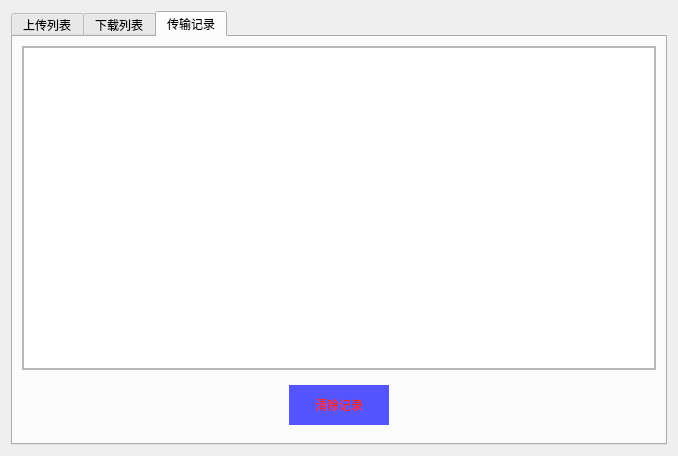
<?xml version="1.0" encoding="UTF-8"?>
<ui version="4.0">
 <class>transformwidget</class>
 <widget class="QWidget" name="transformwidget">
  <property name="geometry">
   <rect>
    <x>0</x>
    <y>0</y>
    <width>678</width>
    <height>456</height>
   </rect>
  </property>
  <property name="windowTitle">
   <string>Form</string>
  </property>
  <layout class="QHBoxLayout" name="horizontalLayout">
   <item>
    <widget class="QTabWidget" name="tabWidget">
     <property name="currentIndex">
      <number>2</number>
     </property>
     <widget class="QWidget" name="upload_list">
      <attribute name="title">
       <string>上传列表</string>
      </attribute>
      <layout class="QHBoxLayout" name="horizontalLayout_2">
       <item>
        <widget class="QScrollArea" name="scrollArea">
         <property name="widgetResizable">
          <bool>true</bool>
         </property>
         <widget class="QWidget" name="scrollAreaWidgetContents">
          <property name="geometry">
           <rect>
            <x>0</x>
            <y>0</y>
            <width>626</width>
            <height>382</height>
           </rect>
          </property>
         </widget>
        </widget>
       </item>
      </layout>
     </widget>
     <widget class="QWidget" name="download_list">
      <attribute name="title">
       <string>下载列表</string>
      </attribute>
      <layout class="QVBoxLayout" name="verticalLayout">
       <item>
        <widget class="QScrollArea" name="scrollArea_2">
         <property name="widgetResizable">
          <bool>true</bool>
         </property>
         <widget class="QWidget" name="scrollAreaWidgetContents_2">
          <property name="geometry">
           <rect>
            <x>0</x>
            <y>0</y>
            <width>626</width>
            <height>382</height>
           </rect>
          </property>
         </widget>
        </widget>
       </item>
      </layout>
     </widget>
     <widget class="QWidget" name="tran_list">
      <attribute name="title">
       <string>传输记录</string>
      </attribute>
      <layout class="QVBoxLayout" name="verticalLayout_2">
       <item>
        <widget class="QScrollArea" name="scrollArea_3">
         <property name="widgetResizable">
          <bool>true</bool>
         </property>
         <widget class="QWidget" name="scrollAreaWidgetContents_3">
          <property name="geometry">
           <rect>
            <x>0</x>
            <y>0</y>
            <width>626</width>
            <height>313</height>
           </rect>
          </property>
          <layout class="QVBoxLayout" name="verticalLayout_3">
           <property name="leftMargin">
            <number>0</number>
           </property>
           <property name="topMargin">
            <number>0</number>
           </property>
           <property name="rightMargin">
            <number>0</number>
           </property>
           <property name="bottomMargin">
            <number>0</number>
           </property>
           <item>
            <widget class="QTextEdit" name="tranLog_text">
             <property name="styleSheet">
              <string notr="true">font: 12pt &quot;黑体&quot;;</string>
             </property>
            </widget>
           </item>
          </layout>
         </widget>
        </widget>
       </item>
       <item>
        <widget class="QWidget" name="widget" native="true">
         <layout class="QHBoxLayout" name="horizontalLayout_3">
          <item>
           <spacer name="horizontalSpacer">
            <property name="orientation">
             <enum>Qt::Horizontal</enum>
            </property>
            <property name="sizeHint" stdset="0">
             <size>
              <width>232</width>
              <height>20</height>
             </size>
            </property>
           </spacer>
          </item>
          <item>
           <widget class="QToolButton" name="clear_but">
            <property name="minimumSize">
             <size>
              <width>100</width>
              <height>40</height>
             </size>
            </property>
            <property name="styleSheet">
             <string notr="true">background-color: rgb(85, 85, 255);
color: rgb(255, 36, 8);</string>
            </property>
            <property name="text">
             <string>清除记录</string>
            </property>
            <property name="autoRaise">
             <bool>true</bool>
            </property>
           </widget>
          </item>
          <item>
           <spacer name="horizontalSpacer_2">
            <property name="orientation">
             <enum>Qt::Horizontal</enum>
            </property>
            <property name="sizeHint" stdset="0">
             <size>
              <width>257</width>
              <height>20</height>
             </size>
            </property>
           </spacer>
          </item>
         </layout>
        </widget>
       </item>
      </layout>
     </widget>
    </widget>
   </item>
  </layout>
 </widget>
 <resources/>
 <connections/>
</ui>
